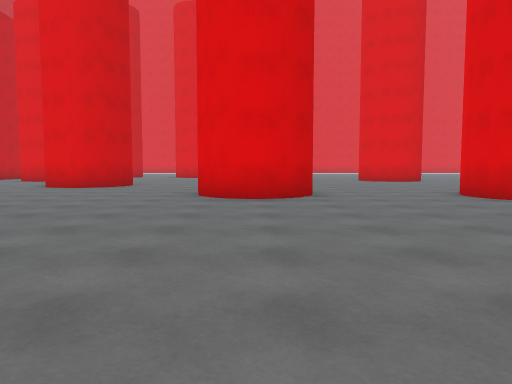
View 1 (above)

24 first-person views from a walk through a Unity game level. The camera is 1.2 m above the floor, tilts 4° down and sees 70° across. The floor is counted in squares, 2 m on a side. Each view is taken from the middle of a square. On the plan, view 1 faces up. The plan holds only what a view shows up to about 10 squares ahead; the rest is blank. The place goes on beyond the plan. The player is left out.

View 2
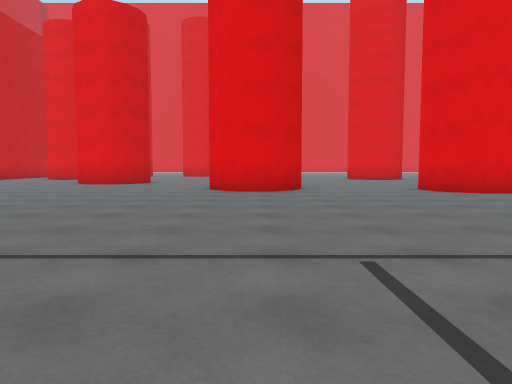

View 3
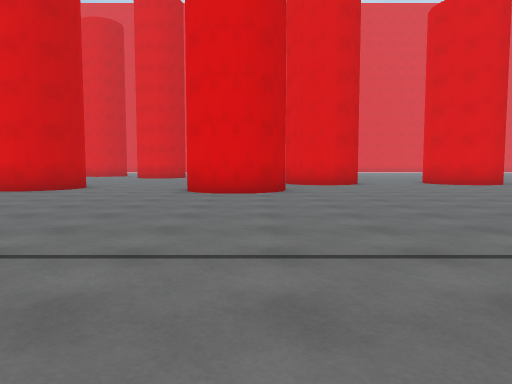

View 4
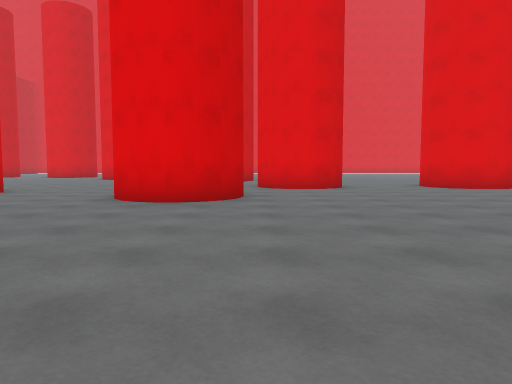

View 5
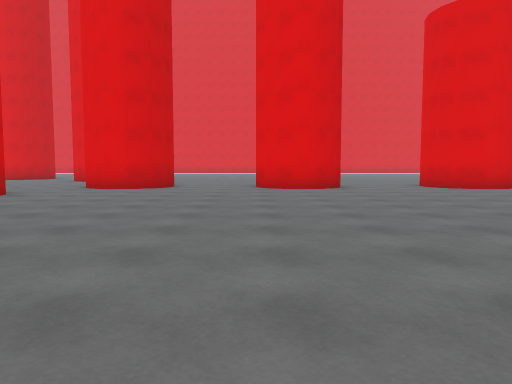

View 6
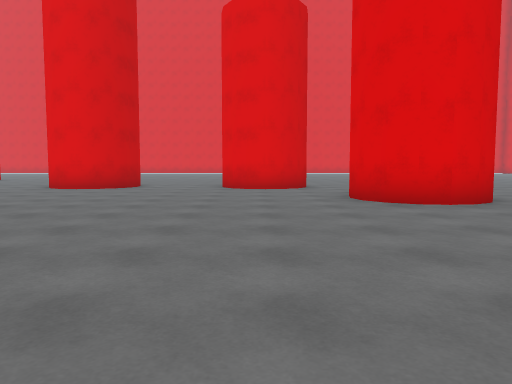

View 7
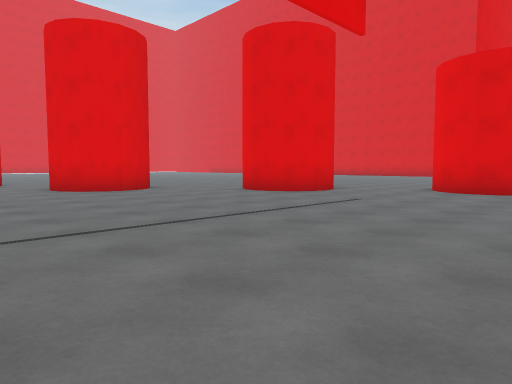

View 8
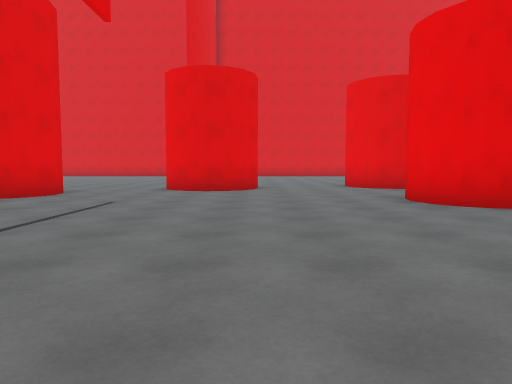

View 9
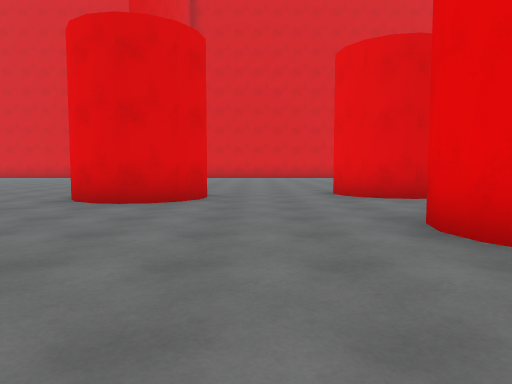

View 10
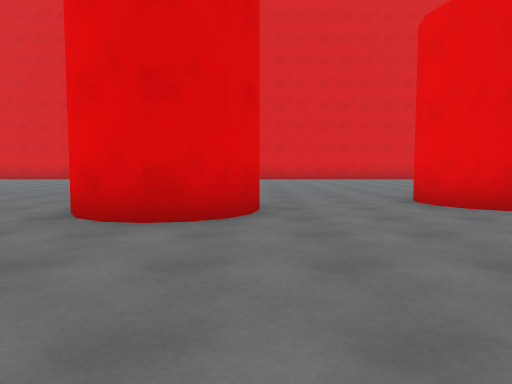

View 11
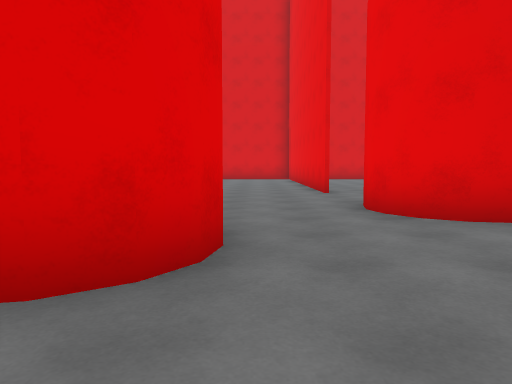

View 12
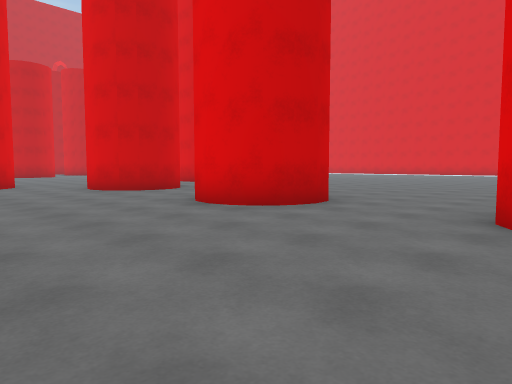

View 13
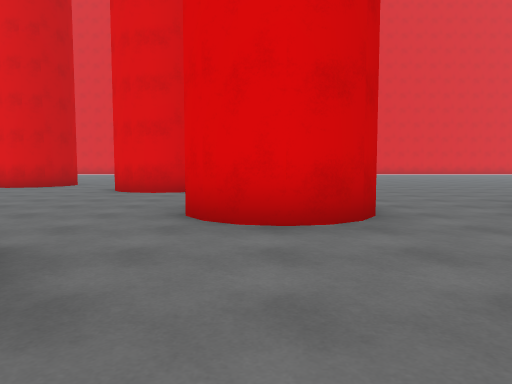

View 14
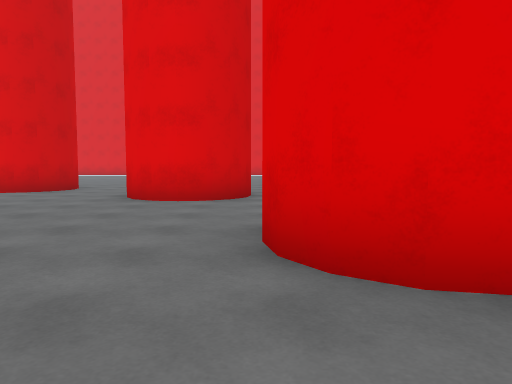

View 15
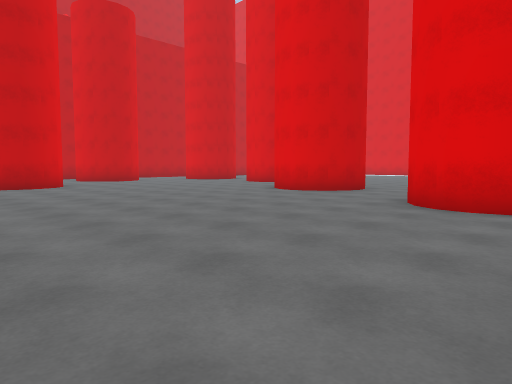

View 16
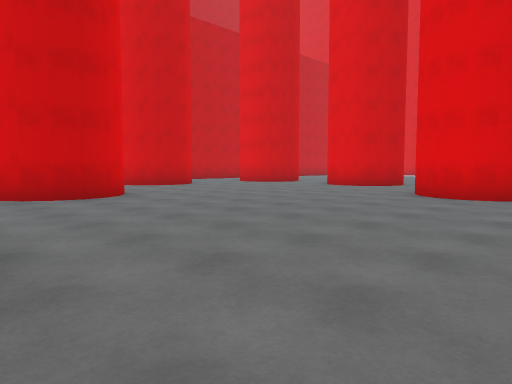

View 17
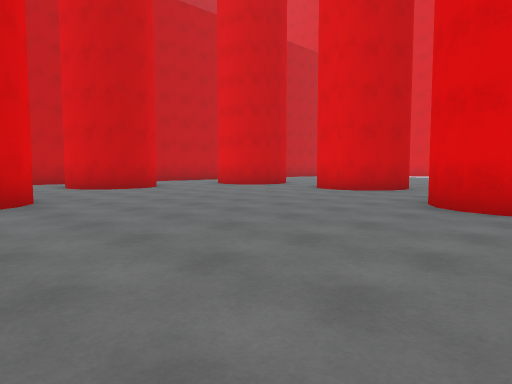

View 18
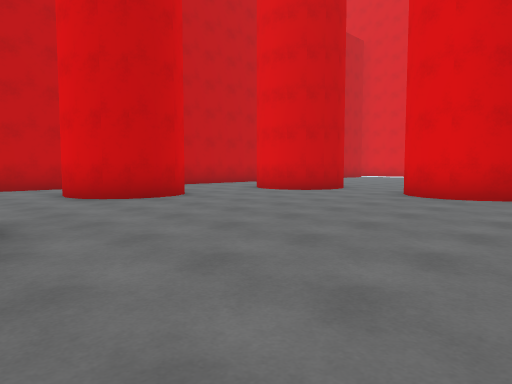

View 19
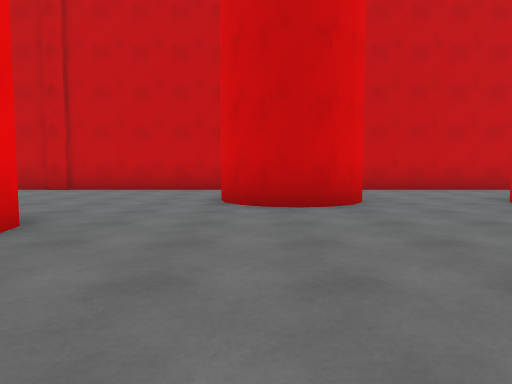

View 20
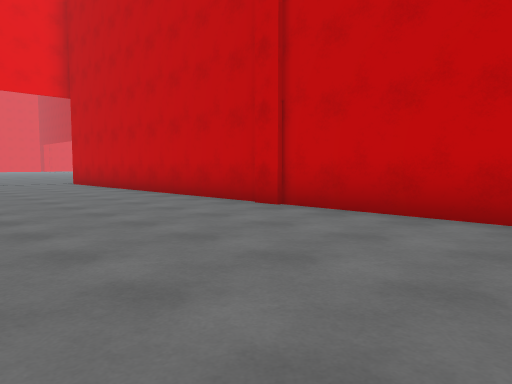

View 21
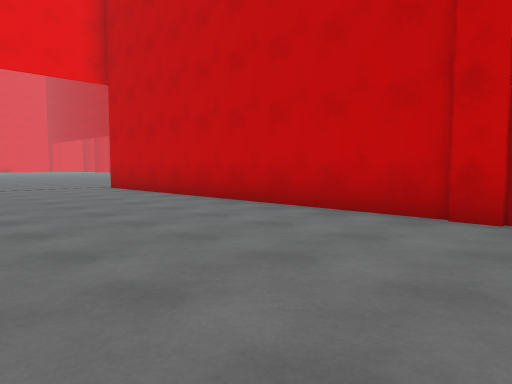

View 22
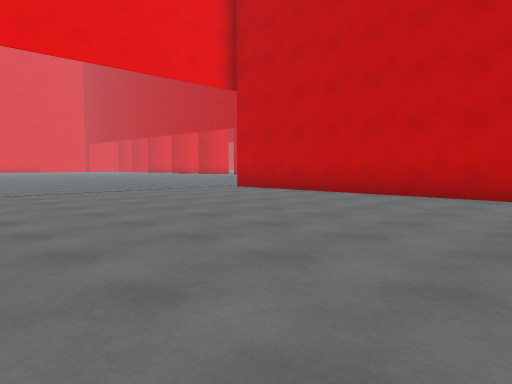

View 23
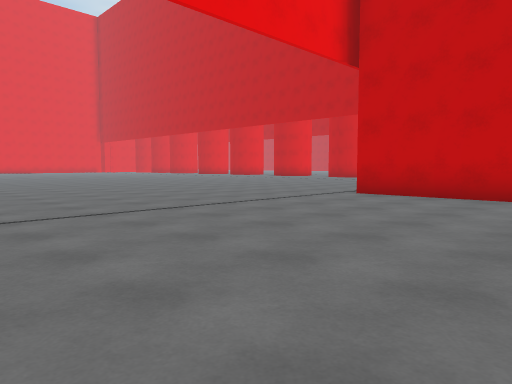

View 24
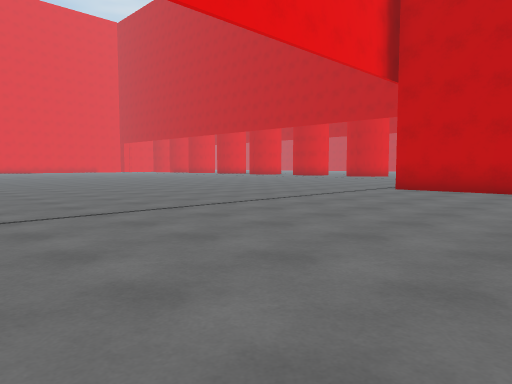

### Floor plan
Key: @ floor where view 1 was taken; # wall or solid block; . floor; O other object.
Columns run from 12 left of view 1 to 32 right of it. Each row starts with its distance up from view 1.
 21 #..  #..  #
 20 #...##..###.
 19 #...........
 18 #...........  #.
 17   ..........###..          ..
 16     #............ #.    .....
 15 #..##............##.   ......
 14 #...................   ......
 13 #...................  ........
 12 #.....###........... #...  ...
 11 #..... ##...........##... #...#
 10 #...................##...##...##.
  9 #..........  ....................
  8 #..........###...##..............
  7 #..........###...##.............#
  6 #................##.............###
  5 #...................................
  4 #...................................#     ...
  3 #.......................... ........## ......
  2 #.......................... .................
  1 #.............. .....  ...   ................
  0 ............@.. .....   .    .........OOO..##
 -1 .......... ...   ...         .........O    .
 -2  .........  .     .          ..........O.....
 -3   ........                   ................
 -4    ......                      ..............
 -5     .....                        ..OO..OO ...
 -6      ....                         O   .O   ..

Where each view was taken, in squares from view 1:
view 1: 0 up, 0 right, facing up
view 2: 2 down, 0 right, facing up
view 3: 2 down, 6 right, facing up
view 4: 0 up, 7 right, facing up
view 5: 0 up, 12 right, facing up
view 6: 0 up, 18 right, facing up
view 7: 3 down, 17 right, facing up-right
view 8: 2 down, 17 right, facing right
view 9: 3 down, 20 right, facing right
view 10: 2 down, 22 right, facing right
view 11: 2 up, 22 right, facing right
view 12: 6 up, 18 right, facing up-left
view 13: 6 up, 8 right, facing up
view 14: 8 up, 7 right, facing up
view 15: 9 up, 7 right, facing up-left
view 16: 9 up, 3 right, facing up-left
view 17: 11 up, 2 right, facing up-left
view 18: 12 up, 1 left, facing up-left
view 19: 15 up, 2 left, facing left
view 20: 14 up, 7 left, facing down-left
view 21: 11 up, 7 left, facing down-left
view 22: 9 up, 4 left, facing down-left
view 23: 5 up, 4 left, facing down-left
view 24: 5 up, 2 left, facing down-left
